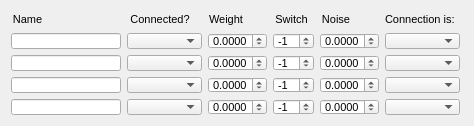
  <widget class="QWidget" name="layoutWidget_12">
   <property name="geometry">
    <rect>
     <x>9</x>
     <y>650</y>
     <width>466</width>
     <height>108</height>
    </rect>
   </property>
   <layout class="QHBoxLayout" name="horizontalLayout_22">
    <item>
     <layout class="QVBoxLayout" name="verticalLayout_58">
      <item>
       <widget class="QLabel" name="label_64">
        <property name="sizePolicy">
         <sizepolicy hsizetype="Fixed" vsizetype="Preferred">
          <horstretch>0</horstretch>
          <verstretch>0</verstretch>
         </sizepolicy>
        </property>
        <property name="minimumSize">
         <size>
          <width>33</width>
          <height>16</height>
         </size>
        </property>
        <property name="maximumSize">
         <size>
          <width>33</width>
          <height>16</height>
         </size>
        </property>
        <property name="font">
         <font>
          <pointsize>8</pointsize>
         </font>
        </property>
        <property name="text">
         <string>Name</string>
        </property>
        <property name="alignment">
         <set>Qt::AlignCenter</set>
        </property>
       </widget>
      </item>
      <item>
       <widget class="QLineEdit" name="unit4Unit1ConnNameLineEdit">
        <property name="sizePolicy">
         <sizepolicy hsizetype="Fixed" vsizetype="Fixed">
          <horstretch>0</horstretch>
          <verstretch>0</verstretch>
         </sizepolicy>
        </property>
        <property name="minimumSize">
         <size>
          <width>110</width>
          <height>16</height>
         </size>
        </property>
        <property name="maximumSize">
         <size>
          <width>110</width>
          <height>16</height>
         </size>
        </property>
        <property name="font">
         <font>
          <pointsize>8</pointsize>
         </font>
        </property>
        <property name="readOnly">
         <bool>true</bool>
        </property>
       </widget>
      </item>
      <item>
       <widget class="QLineEdit" name="unit4Unit2ConnNameLineEdit">
        <property name="sizePolicy">
         <sizepolicy hsizetype="Fixed" vsizetype="Fixed">
          <horstretch>0</horstretch>
          <verstretch>0</verstretch>
         </sizepolicy>
        </property>
        <property name="minimumSize">
         <size>
          <width>110</width>
          <height>16</height>
         </size>
        </property>
        <property name="maximumSize">
         <size>
          <width>110</width>
          <height>16</height>
         </size>
        </property>
        <property name="font">
         <font>
          <pointsize>8</pointsize>
         </font>
        </property>
        <property name="readOnly">
         <bool>true</bool>
        </property>
       </widget>
      </item>
      <item>
       <widget class="QLineEdit" name="unit4Unit3ConnNameLineEdit">
        <property name="sizePolicy">
         <sizepolicy hsizetype="Fixed" vsizetype="Fixed">
          <horstretch>0</horstretch>
          <verstretch>0</verstretch>
         </sizepolicy>
        </property>
        <property name="minimumSize">
         <size>
          <width>110</width>
          <height>16</height>
         </size>
        </property>
        <property name="maximumSize">
         <size>
          <width>110</width>
          <height>16</height>
         </size>
        </property>
        <property name="font">
         <font>
          <pointsize>8</pointsize>
         </font>
        </property>
        <property name="readOnly">
         <bool>true</bool>
        </property>
       </widget>
      </item>
      <item>
       <widget class="QLineEdit" name="unit4Unit4ConnNameLineEdit">
        <property name="sizePolicy">
         <sizepolicy hsizetype="Fixed" vsizetype="Fixed">
          <horstretch>0</horstretch>
          <verstretch>0</verstretch>
         </sizepolicy>
        </property>
        <property name="minimumSize">
         <size>
          <width>110</width>
          <height>16</height>
         </size>
        </property>
        <property name="maximumSize">
         <size>
          <width>110</width>
          <height>16</height>
         </size>
        </property>
        <property name="font">
         <font>
          <pointsize>8</pointsize>
         </font>
        </property>
        <property name="readOnly">
         <bool>true</bool>
        </property>
       </widget>
      </item>
     </layout>
    </item>
    <item>
     <layout class="QVBoxLayout" name="verticalLayout_59">
      <item>
       <widget class="QLabel" name="label_65">
        <property name="sizePolicy">
         <sizepolicy hsizetype="Fixed" vsizetype="Preferred">
          <horstretch>0</horstretch>
          <verstretch>0</verstretch>
         </sizepolicy>
        </property>
        <property name="minimumSize">
         <size>
          <width>66</width>
          <height>16</height>
         </size>
        </property>
        <property name="maximumSize">
         <size>
          <width>66</width>
          <height>16</height>
         </size>
        </property>
        <property name="font">
         <font>
          <pointsize>8</pointsize>
         </font>
        </property>
        <property name="text">
         <string>Connected?</string>
        </property>
        <property name="alignment">
         <set>Qt::AlignCenter</set>
        </property>
       </widget>
      </item>
      <item>
       <widget class="QComboBox" name="unit4Unit1ConnectedComboBox">
        <property name="sizePolicy">
         <sizepolicy hsizetype="Fixed" vsizetype="Fixed">
          <horstretch>0</horstretch>
          <verstretch>0</verstretch>
         </sizepolicy>
        </property>
        <property name="minimumSize">
         <size>
          <width>75</width>
          <height>16</height>
         </size>
        </property>
        <property name="maximumSize">
         <size>
          <width>75</width>
          <height>16</height>
         </size>
        </property>
        <property name="font">
         <font>
          <pointsize>8</pointsize>
         </font>
        </property>
       </widget>
      </item>
      <item>
       <widget class="QComboBox" name="unit4Unit2ConnectedComboBox">
        <property name="sizePolicy">
         <sizepolicy hsizetype="Fixed" vsizetype="Fixed">
          <horstretch>0</horstretch>
          <verstretch>0</verstretch>
         </sizepolicy>
        </property>
        <property name="minimumSize">
         <size>
          <width>75</width>
          <height>16</height>
         </size>
        </property>
        <property name="maximumSize">
         <size>
          <width>75</width>
          <height>16</height>
         </size>
        </property>
        <property name="font">
         <font>
          <pointsize>8</pointsize>
         </font>
        </property>
       </widget>
      </item>
      <item>
       <widget class="QComboBox" name="unit4Unit3ConnectedComboBox">
        <property name="sizePolicy">
         <sizepolicy hsizetype="Fixed" vsizetype="Fixed">
          <horstretch>0</horstretch>
          <verstretch>0</verstretch>
         </sizepolicy>
        </property>
        <property name="minimumSize">
         <size>
          <width>75</width>
          <height>16</height>
         </size>
        </property>
        <property name="maximumSize">
         <size>
          <width>75</width>
          <height>16</height>
         </size>
        </property>
        <property name="font">
         <font>
          <pointsize>8</pointsize>
         </font>
        </property>
       </widget>
      </item>
      <item>
       <widget class="QComboBox" name="unit4Unit4ConnectedComboBox">
        <property name="sizePolicy">
         <sizepolicy hsizetype="Fixed" vsizetype="Fixed">
          <horstretch>0</horstretch>
          <verstretch>0</verstretch>
         </sizepolicy>
        </property>
        <property name="minimumSize">
         <size>
          <width>75</width>
          <height>16</height>
         </size>
        </property>
        <property name="maximumSize">
         <size>
          <width>75</width>
          <height>16</height>
         </size>
        </property>
        <property name="font">
         <font>
          <pointsize>8</pointsize>
         </font>
        </property>
       </widget>
      </item>
     </layout>
    </item>
    <item>
     <layout class="QVBoxLayout" name="verticalLayout_60">
      <item>
       <widget class="QLabel" name="label_66">
        <property name="sizePolicy">
         <sizepolicy hsizetype="Fixed" vsizetype="Preferred">
          <horstretch>0</horstretch>
          <verstretch>0</verstretch>
         </sizepolicy>
        </property>
        <property name="minimumSize">
         <size>
          <width>36</width>
          <height>16</height>
         </size>
        </property>
        <property name="maximumSize">
         <size>
          <width>36</width>
          <height>16</height>
         </size>
        </property>
        <property name="font">
         <font>
          <pointsize>8</pointsize>
         </font>
        </property>
        <property name="text">
         <string>Weight</string>
        </property>
        <property name="alignment">
         <set>Qt::AlignCenter</set>
        </property>
       </widget>
      </item>
      <item>
       <widget class="QDoubleSpinBox" name="unit4Unit1WeightDoubleSpinBox">
        <property name="sizePolicy">
         <sizepolicy hsizetype="Fixed" vsizetype="Fixed">
          <horstretch>0</horstretch>
          <verstretch>0</verstretch>
         </sizepolicy>
        </property>
        <property name="minimumSize">
         <size>
          <width>59</width>
          <height>16</height>
         </size>
        </property>
        <property name="maximumSize">
         <size>
          <width>59</width>
          <height>16</height>
         </size>
        </property>
        <property name="font">
         <font>
          <pointsize>8</pointsize>
         </font>
        </property>
        <property name="wrapping">
         <bool>true</bool>
        </property>
        <property name="decimals">
         <number>4</number>
        </property>
        <property name="maximum">
         <double>1.000000000000000</double>
        </property>
        <property name="singleStep">
         <double>0.001000000000000</double>
        </property>
       </widget>
      </item>
      <item>
       <widget class="QDoubleSpinBox" name="unit4Unit2WeightDoubleSpinBox">
        <property name="sizePolicy">
         <sizepolicy hsizetype="Fixed" vsizetype="Fixed">
          <horstretch>0</horstretch>
          <verstretch>0</verstretch>
         </sizepolicy>
        </property>
        <property name="minimumSize">
         <size>
          <width>59</width>
          <height>16</height>
         </size>
        </property>
        <property name="maximumSize">
         <size>
          <width>59</width>
          <height>16</height>
         </size>
        </property>
        <property name="font">
         <font>
          <pointsize>8</pointsize>
         </font>
        </property>
        <property name="wrapping">
         <bool>true</bool>
        </property>
        <property name="decimals">
         <number>4</number>
        </property>
        <property name="maximum">
         <double>1.000000000000000</double>
        </property>
        <property name="singleStep">
         <double>0.001000000000000</double>
        </property>
       </widget>
      </item>
      <item>
       <widget class="QDoubleSpinBox" name="unit4Unit3WeightDoubleSpinBox">
        <property name="sizePolicy">
         <sizepolicy hsizetype="Fixed" vsizetype="Fixed">
          <horstretch>0</horstretch>
          <verstretch>0</verstretch>
         </sizepolicy>
        </property>
        <property name="minimumSize">
         <size>
          <width>59</width>
          <height>16</height>
         </size>
        </property>
        <property name="maximumSize">
         <size>
          <width>59</width>
          <height>16</height>
         </size>
        </property>
        <property name="font">
         <font>
          <pointsize>8</pointsize>
         </font>
        </property>
        <property name="wrapping">
         <bool>true</bool>
        </property>
        <property name="decimals">
         <number>4</number>
        </property>
        <property name="maximum">
         <double>1.000000000000000</double>
        </property>
        <property name="singleStep">
         <double>0.001000000000000</double>
        </property>
       </widget>
      </item>
      <item>
       <widget class="QDoubleSpinBox" name="unit4Unit4WeightDoubleSpinBox">
        <property name="sizePolicy">
         <sizepolicy hsizetype="Fixed" vsizetype="Fixed">
          <horstretch>0</horstretch>
          <verstretch>0</verstretch>
         </sizepolicy>
        </property>
        <property name="minimumSize">
         <size>
          <width>59</width>
          <height>16</height>
         </size>
        </property>
        <property name="maximumSize">
         <size>
          <width>59</width>
          <height>16</height>
         </size>
        </property>
        <property name="font">
         <font>
          <pointsize>8</pointsize>
         </font>
        </property>
        <property name="wrapping">
         <bool>true</bool>
        </property>
        <property name="decimals">
         <number>4</number>
        </property>
        <property name="maximum">
         <double>1.000000000000000</double>
        </property>
        <property name="singleStep">
         <double>0.001000000000000</double>
        </property>
       </widget>
      </item>
     </layout>
    </item>
    <item>
     <layout class="QVBoxLayout" name="verticalLayout_61">
      <item>
       <widget class="QLabel" name="label_67">
        <property name="sizePolicy">
         <sizepolicy hsizetype="Fixed" vsizetype="Preferred">
          <horstretch>0</horstretch>
          <verstretch>0</verstretch>
         </sizepolicy>
        </property>
        <property name="minimumSize">
         <size>
          <width>37</width>
          <height>16</height>
         </size>
        </property>
        <property name="maximumSize">
         <size>
          <width>37</width>
          <height>16</height>
         </size>
        </property>
        <property name="font">
         <font>
          <pointsize>8</pointsize>
         </font>
        </property>
        <property name="text">
         <string>Switch</string>
        </property>
        <property name="alignment">
         <set>Qt::AlignCenter</set>
        </property>
       </widget>
      </item>
      <item>
       <widget class="QSpinBox" name="unit4Unit1SwitchSpinBox">
        <property name="sizePolicy">
         <sizepolicy hsizetype="Fixed" vsizetype="Fixed">
          <horstretch>0</horstretch>
          <verstretch>0</verstretch>
         </sizepolicy>
        </property>
        <property name="minimumSize">
         <size>
          <width>41</width>
          <height>16</height>
         </size>
        </property>
        <property name="maximumSize">
         <size>
          <width>41</width>
          <height>16</height>
         </size>
        </property>
        <property name="font">
         <font>
          <pointsize>8</pointsize>
         </font>
        </property>
        <property name="wrapping">
         <bool>true</bool>
        </property>
        <property name="minimum">
         <number>-1</number>
        </property>
        <property name="maximum">
         <number>1</number>
        </property>
        <property name="singleStep">
         <number>2</number>
        </property>
        <property name="value">
         <number>-1</number>
        </property>
       </widget>
      </item>
      <item>
       <widget class="QSpinBox" name="unit4Unit2SwitchSpinBox">
        <property name="sizePolicy">
         <sizepolicy hsizetype="Fixed" vsizetype="Fixed">
          <horstretch>0</horstretch>
          <verstretch>0</verstretch>
         </sizepolicy>
        </property>
        <property name="minimumSize">
         <size>
          <width>41</width>
          <height>16</height>
         </size>
        </property>
        <property name="maximumSize">
         <size>
          <width>41</width>
          <height>16</height>
         </size>
        </property>
        <property name="font">
         <font>
          <pointsize>8</pointsize>
         </font>
        </property>
        <property name="wrapping">
         <bool>true</bool>
        </property>
        <property name="minimum">
         <number>-1</number>
        </property>
        <property name="maximum">
         <number>1</number>
        </property>
        <property name="singleStep">
         <number>2</number>
        </property>
        <property name="value">
         <number>-1</number>
        </property>
       </widget>
      </item>
      <item>
       <widget class="QSpinBox" name="unit4Unit3SwitchSpinBox">
        <property name="sizePolicy">
         <sizepolicy hsizetype="Fixed" vsizetype="Fixed">
          <horstretch>0</horstretch>
          <verstretch>0</verstretch>
         </sizepolicy>
        </property>
        <property name="minimumSize">
         <size>
          <width>41</width>
          <height>16</height>
         </size>
        </property>
        <property name="maximumSize">
         <size>
          <width>41</width>
          <height>16</height>
         </size>
        </property>
        <property name="font">
         <font>
          <pointsize>8</pointsize>
         </font>
        </property>
        <property name="wrapping">
         <bool>true</bool>
        </property>
        <property name="minimum">
         <number>-1</number>
        </property>
        <property name="maximum">
         <number>1</number>
        </property>
        <property name="singleStep">
         <number>2</number>
        </property>
        <property name="value">
         <number>-1</number>
        </property>
       </widget>
      </item>
      <item>
       <widget class="QSpinBox" name="unit4Unit4SwitchSpinBox">
        <property name="sizePolicy">
         <sizepolicy hsizetype="Fixed" vsizetype="Fixed">
          <horstretch>0</horstretch>
          <verstretch>0</verstretch>
         </sizepolicy>
        </property>
        <property name="minimumSize">
         <size>
          <width>41</width>
          <height>16</height>
         </size>
        </property>
        <property name="maximumSize">
         <size>
          <width>41</width>
          <height>16</height>
         </size>
        </property>
        <property name="font">
         <font>
          <pointsize>8</pointsize>
         </font>
        </property>
        <property name="wrapping">
         <bool>true</bool>
        </property>
        <property name="minimum">
         <number>-1</number>
        </property>
        <property name="maximum">
         <number>1</number>
        </property>
        <property name="singleStep">
         <number>2</number>
        </property>
        <property name="value">
         <number>-1</number>
        </property>
       </widget>
      </item>
     </layout>
    </item>
    <item>
     <layout class="QVBoxLayout" name="verticalLayout_62">
      <item>
       <widget class="QLabel" name="label_68">
        <property name="sizePolicy">
         <sizepolicy hsizetype="Fixed" vsizetype="Preferred">
          <horstretch>0</horstretch>
          <verstretch>0</verstretch>
         </sizepolicy>
        </property>
        <property name="minimumSize">
         <size>
          <width>32</width>
          <height>16</height>
         </size>
        </property>
        <property name="maximumSize">
         <size>
          <width>32</width>
          <height>16</height>
         </size>
        </property>
        <property name="font">
         <font>
          <pointsize>8</pointsize>
         </font>
        </property>
        <property name="text">
         <string>Noise</string>
        </property>
        <property name="alignment">
         <set>Qt::AlignCenter</set>
        </property>
       </widget>
      </item>
      <item>
       <widget class="QDoubleSpinBox" name="unit4Unit1NoiseDoubleSpinBox">
        <property name="sizePolicy">
         <sizepolicy hsizetype="Fixed" vsizetype="Fixed">
          <horstretch>0</horstretch>
          <verstretch>0</verstretch>
         </sizepolicy>
        </property>
        <property name="minimumSize">
         <size>
          <width>59</width>
          <height>16</height>
         </size>
        </property>
        <property name="maximumSize">
         <size>
          <width>59</width>
          <height>16</height>
         </size>
        </property>
        <property name="font">
         <font>
          <pointsize>8</pointsize>
         </font>
        </property>
        <property name="wrapping">
         <bool>true</bool>
        </property>
        <property name="decimals">
         <number>4</number>
        </property>
        <property name="maximum">
         <double>1.000000000000000</double>
        </property>
        <property name="singleStep">
         <double>0.001000000000000</double>
        </property>
       </widget>
      </item>
      <item>
       <widget class="QDoubleSpinBox" name="unit4Unit2NoiseDoubleSpinBox">
        <property name="sizePolicy">
         <sizepolicy hsizetype="Fixed" vsizetype="Fixed">
          <horstretch>0</horstretch>
          <verstretch>0</verstretch>
         </sizepolicy>
        </property>
        <property name="minimumSize">
         <size>
          <width>59</width>
          <height>16</height>
         </size>
        </property>
        <property name="maximumSize">
         <size>
          <width>59</width>
          <height>16</height>
         </size>
        </property>
        <property name="font">
         <font>
          <pointsize>8</pointsize>
         </font>
        </property>
        <property name="wrapping">
         <bool>true</bool>
        </property>
        <property name="decimals">
         <number>4</number>
        </property>
        <property name="maximum">
         <double>1.000000000000000</double>
        </property>
        <property name="singleStep">
         <double>0.001000000000000</double>
        </property>
       </widget>
      </item>
      <item>
       <widget class="QDoubleSpinBox" name="unit4Unit3NoiseDoubleSpinBox">
        <property name="sizePolicy">
         <sizepolicy hsizetype="Fixed" vsizetype="Fixed">
          <horstretch>0</horstretch>
          <verstretch>0</verstretch>
         </sizepolicy>
        </property>
        <property name="minimumSize">
         <size>
          <width>59</width>
          <height>16</height>
         </size>
        </property>
        <property name="maximumSize">
         <size>
          <width>59</width>
          <height>16</height>
         </size>
        </property>
        <property name="font">
         <font>
          <pointsize>8</pointsize>
         </font>
        </property>
        <property name="wrapping">
         <bool>true</bool>
        </property>
        <property name="decimals">
         <number>4</number>
        </property>
        <property name="maximum">
         <double>1.000000000000000</double>
        </property>
        <property name="singleStep">
         <double>0.001000000000000</double>
        </property>
       </widget>
      </item>
      <item>
       <widget class="QDoubleSpinBox" name="unit4Unit4NoiseDoubleSpinBox">
        <property name="sizePolicy">
         <sizepolicy hsizetype="Fixed" vsizetype="Fixed">
          <horstretch>0</horstretch>
          <verstretch>0</verstretch>
         </sizepolicy>
        </property>
        <property name="minimumSize">
         <size>
          <width>59</width>
          <height>16</height>
         </size>
        </property>
        <property name="maximumSize">
         <size>
          <width>59</width>
          <height>16</height>
         </size>
        </property>
        <property name="font">
         <font>
          <pointsize>8</pointsize>
         </font>
        </property>
        <property name="wrapping">
         <bool>true</bool>
        </property>
        <property name="decimals">
         <number>4</number>
        </property>
        <property name="maximum">
         <double>1.000000000000000</double>
        </property>
        <property name="singleStep">
         <double>0.001000000000000</double>
        </property>
       </widget>
      </item>
     </layout>
    </item>
    <item>
     <layout class="QVBoxLayout" name="verticalLayout_63">
      <item>
       <widget class="QLabel" name="label_69">
        <property name="sizePolicy">
         <sizepolicy hsizetype="Fixed" vsizetype="Preferred">
          <horstretch>0</horstretch>
          <verstretch>0</verstretch>
         </sizepolicy>
        </property>
        <property name="minimumSize">
         <size>
          <width>78</width>
          <height>16</height>
         </size>
        </property>
        <property name="maximumSize">
         <size>
          <width>78</width>
          <height>16</height>
         </size>
        </property>
        <property name="font">
         <font>
          <pointsize>8</pointsize>
         </font>
        </property>
        <property name="text">
         <string>Connection is:</string>
        </property>
       </widget>
      </item>
      <item>
       <widget class="QComboBox" name="unit4Unit1UniselectorComboBox">
        <property name="sizePolicy">
         <sizepolicy hsizetype="Fixed" vsizetype="Fixed">
          <horstretch>0</horstretch>
          <verstretch>0</verstretch>
         </sizepolicy>
        </property>
        <property name="minimumSize">
         <size>
          <width>75</width>
          <height>16</height>
         </size>
        </property>
        <property name="maximumSize">
         <size>
          <width>75</width>
          <height>16</height>
         </size>
        </property>
        <property name="font">
         <font>
          <pointsize>8</pointsize>
         </font>
        </property>
       </widget>
      </item>
      <item>
       <widget class="QComboBox" name="unit4Unit2UniselectorComboBox">
        <property name="sizePolicy">
         <sizepolicy hsizetype="Fixed" vsizetype="Fixed">
          <horstretch>0</horstretch>
          <verstretch>0</verstretch>
         </sizepolicy>
        </property>
        <property name="minimumSize">
         <size>
          <width>75</width>
          <height>16</height>
         </size>
        </property>
        <property name="maximumSize">
         <size>
          <width>75</width>
          <height>16</height>
         </size>
        </property>
        <property name="font">
         <font>
          <pointsize>8</pointsize>
         </font>
        </property>
       </widget>
      </item>
      <item>
       <widget class="QComboBox" name="unit4Unit3UniselectorComboBox">
        <property name="sizePolicy">
         <sizepolicy hsizetype="Fixed" vsizetype="Fixed">
          <horstretch>0</horstretch>
          <verstretch>0</verstretch>
         </sizepolicy>
        </property>
        <property name="minimumSize">
         <size>
          <width>75</width>
          <height>16</height>
         </size>
        </property>
        <property name="maximumSize">
         <size>
          <width>75</width>
          <height>16</height>
         </size>
        </property>
        <property name="font">
         <font>
          <pointsize>8</pointsize>
         </font>
        </property>
       </widget>
      </item>
      <item>
       <widget class="QComboBox" name="unit4Unit4UniselectorComboBox">
        <property name="sizePolicy">
         <sizepolicy hsizetype="Fixed" vsizetype="Fixed">
          <horstretch>0</horstretch>
          <verstretch>0</verstretch>
         </sizepolicy>
        </property>
        <property name="minimumSize">
         <size>
          <width>75</width>
          <height>16</height>
         </size>
        </property>
        <property name="maximumSize">
         <size>
          <width>75</width>
          <height>16</height>
         </size>
        </property>
        <property name="font">
         <font>
          <pointsize>8</pointsize>
         </font>
        </property>
       </widget>
      </item>
     </layout>
    </item>
   </layout>
  </widget>
